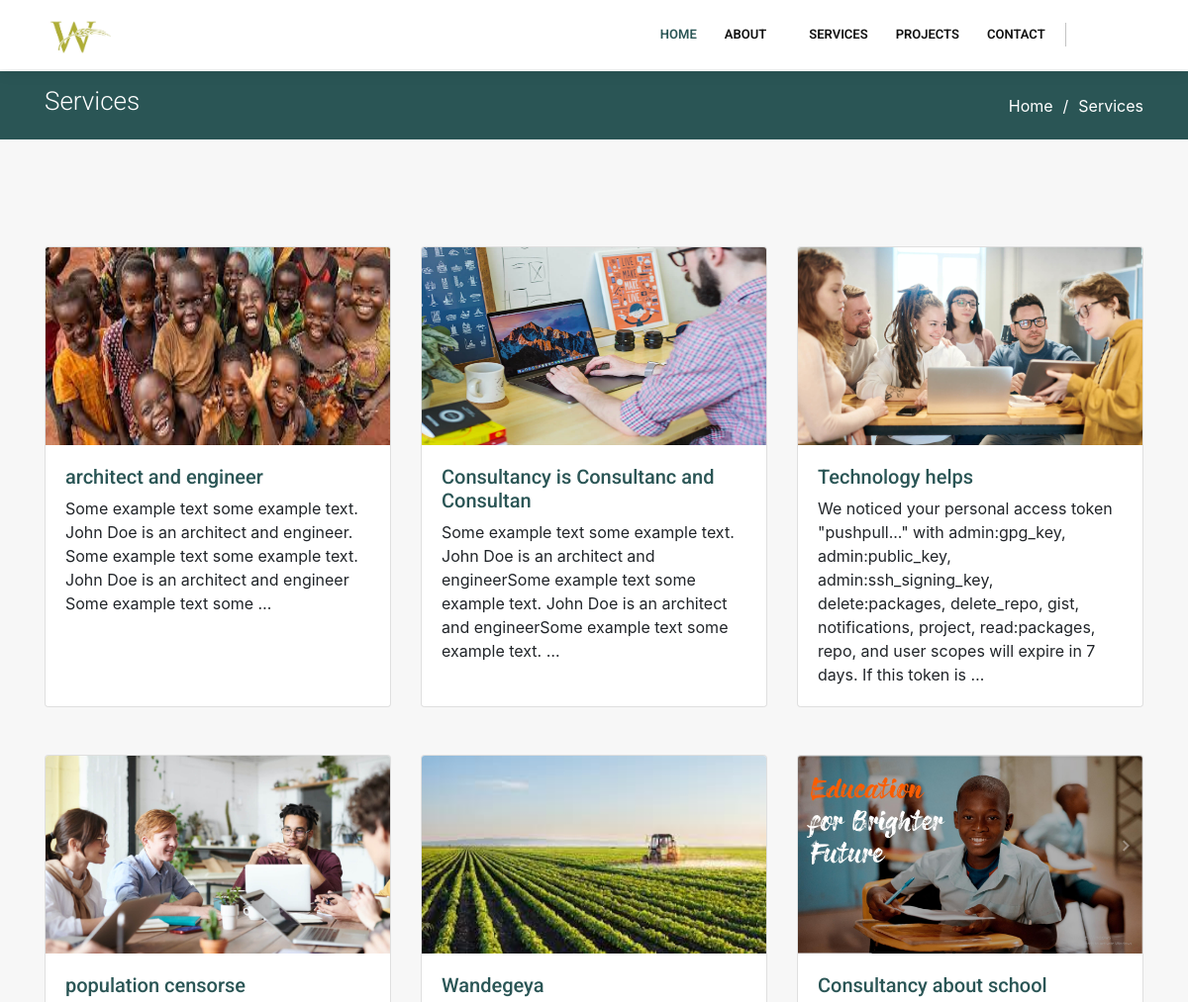
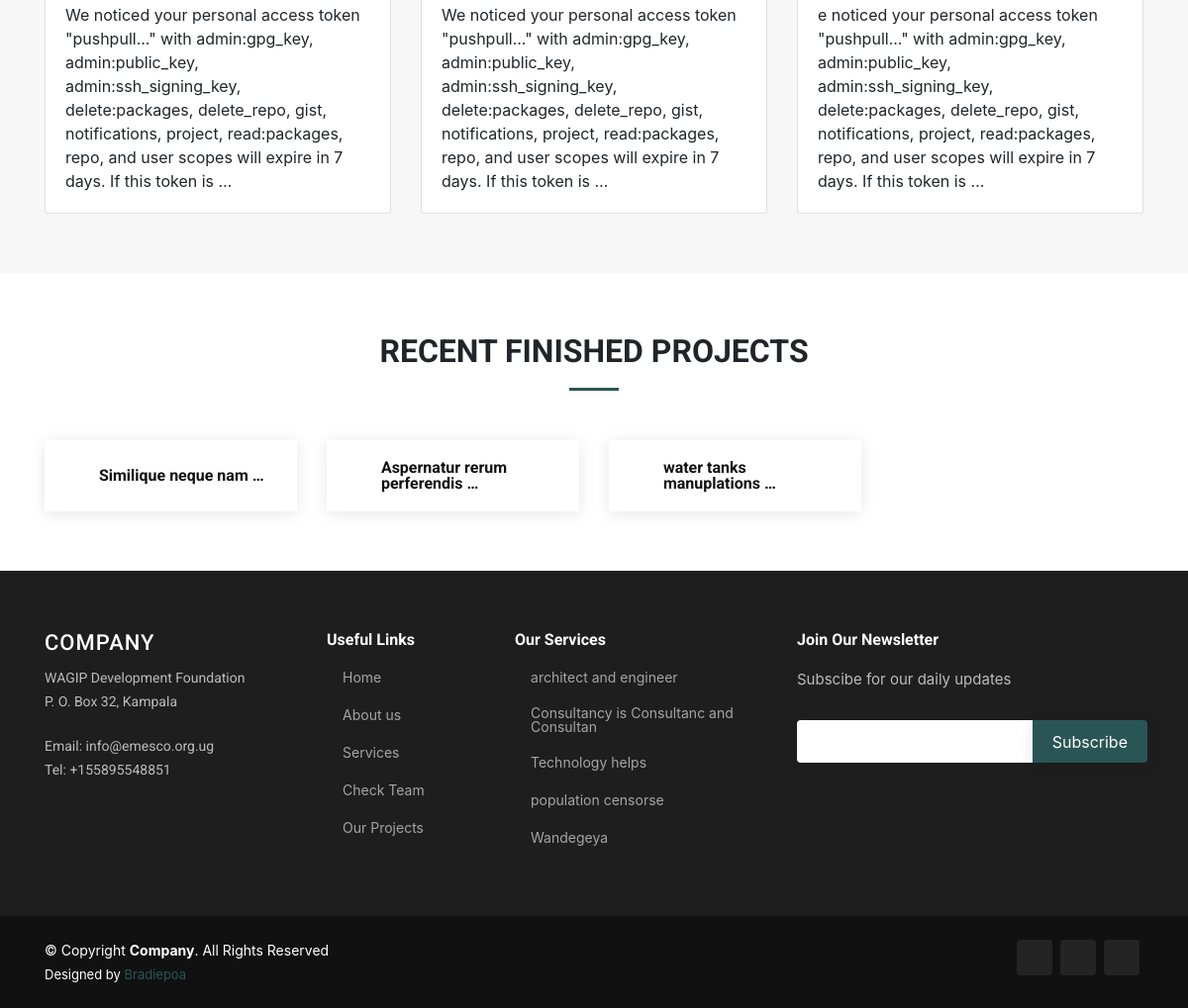
/services, run on the app's committed database (2 pictures, top to bottom).
### mainweb/models.py (models this page shows, shortened)
class Service(models.Model):
    name = models.CharField(max_length=200,unique=True)
    category = models.ForeignKey(serviceCategory, on_delete=models.CASCADE,)
    image = models.ImageField(upload_to ='services')
    description = RichTextField()
    created_by = models.CharField(max_length=200)
    is_published = models.BooleanField(default=True)
    date = models.DateField(auto_now_add=False, auto_now=False)
    date_created = models.DateField(auto_now_add=True, auto_now=False)
    laste_update = models.DateField(auto_now_add=False, auto_now=True)
    class Meta:
        verbose_name_plural = '15. Services'
    @property
    def imageURL(self):
        try:
            url = self.image.url
        except:
            url = ''
        return url

class Project(models.Model):
    STATUS_CHOICES = (
        ('finished','finished'),
        ('progress','progress'),
    )
    name = models.CharField(max_length=200)
    category = models.ForeignKey(Category, on_delete=models.CASCADE,)
    image = models.ImageField(upload_to ='projects')
    description = RichTextField()
    created_by = models.CharField(max_length=200)
    status = models.CharField(max_length=200,choices=STATUS_CHOICES)
    is_published = models.BooleanField(default=True)
    date = models.DateField(auto_now_add=False, auto_now=False)
    date_created = models.DateField(auto_now_add=True, auto_now=False)
    laste_update = models.DateField(auto_now_add=False, auto_now=True)
    class Meta:
        verbose_name_plural = '17. Project'

class Location(models.Model):
    Company_name = models.CharField(max_length=200,unique=True)
    P_o_box_no = models.CharField(max_length=200,unique=True)
    date_created = models.DateField(auto_now_add=True, auto_now=False)
    laste_update = models.DateField(auto_now_add=False, auto_now=True)
    class Meta:
        verbose_name_plural = '03. Location'

class Email(models.Model):
    email= models.EmailField(unique=True)
    describe_email = models.CharField(max_length=200)
    date_created = models.DateField(auto_now_add=True, auto_now=False)
    laste_update = models.DateField(auto_now_add=False, auto_now=True)
    class Meta:
        verbose_name_plural = '02. Emails'

class OfficePhone(models.Model):
    Phone_number= models.CharField(max_length=13, unique=True)
    describe_Phone_number = models.CharField(max_length=200)
    date_created = models.DateField(auto_now_add=True, auto_now=False)
    laste_update = models.DateField(auto_now_add=False, auto_now=True)
    class Meta:
        verbose_name_plural = '01. Office Phone'

### mainweb/views.py (the view)
# urls.py: path('services', views.Services_view, name='servicespage'),
def Services_view(request):
	querryset = Service.objects.order_by('-date').filter(is_published=True)
	projects = Project.objects.order_by('-date').filter(status='finished')
	locate = Location.objects.all().order_by('-date_created')
	emailz = Email.objects.all().order_by('-date_created')
	phones = OfficePhone.objects.all().order_by('-date_created')
	context = {'querryset':querryset,"projects":projects,'querryset':querryset,'locate':locate,'emailz':emailz,'phones':phones}
	return render(request, 'mainweb/services.html',context)

### mainweb/templates/mainweb/services.html
{% extends 'mainweb/main.html' %}
{% load static %}
{% block content %}
<main id="main">
    <section id="breadcrumbs" class="breadcrumbs">
      <div class="container">
        <div class="d-flex justify-content-between align-items-center">
          <h2>Services</h2>
          <ol>
            <li><a href="">Home</a></li>
            <li>Services</li>
          </ol>
        </div>
      </div>
    </section>
  <section id="services" class="services section-bg">
  <div class="container" data-aos="fade-up">
    <div class="row">
    {% for service in querryset %}
    <div class="col-lg-4 d-flex align-items-stretch pt-5" data-aos="zoom-in" data-aos-delay="100">
      <div class="card">
        <img style="height :200px" class="card-img-top" src="{{service.imageURL}}" alt="Card image" style="width:100%">
        <div class="card-body">
          <h5 class="entry-title">
            <a class=" card-title stretched-link" href="{% url 'mainweb:service' service.id %}">{{service.name}}</a>
          </h5>
          <p class="card-text">{{service.description|truncatewords:30}}</p>
        </div>
      </div>
    </div>
    {% endfor %}
    </div>
  </div>
    </section>
    <section id="features" class="features">
      <div class="container" data-aos="fade-up">
        <div class="section-title">
          <h2>Recent Finished Projects</h2>
        </div>
        <div class="row">
          {% for project in projects|slice:":12" %}
          <div class="col-lg-3 col-md-4">
            <div class="icon-box">
              <i class="ri-store-line" style="color: #32312e;"></i>
              <h3><a href="{% url 'mainweb:project' project.id %}">{{project.name|truncatewords:3}}</a></h3>
            </div>
          </div>
          {% endfor %}
        </div>
      </div>
    </section>
</main>
{% endblock content %}

### mainweb/templates/mainweb/footer.html
  <footer id="footer">
    <div class="footer-top">
      <div class="container">
        <div class="row">
          <div class="col-lg-3 col-md-6 footer-contact">
            <h3>Company</h3>
          {% for location in locate|slice:":1" %}
            <p>{{ location.Company_name }}</p>
            <p>{{ location.P_o_box_no }} </p>
          {% endfor %}
          <br>
          {% for emails in emailz|slice:":1" %}
            <p>Email: {{emails.email}}</p>
          {% endfor %}
          {% for phone in phones|slice:":1" %}
           <p>Tel: {{phone.Phone_number}}</p>
          {% endfor %}
          </div>
          <div class="col-lg-2 col-md-6 footer-links">
            <h4>Useful Links</h4>
            <ul>
              <li><i class="bx bx-chevron-right"></i> <a href="/">Home</a></li>
              <li><i class="bx bx-chevron-right"></i> <a href="{% url 'mainweb:aboutpage' %}">About us</a></li>
              <li><i class="bx bx-chevron-right"></i> <a href="{% url 'mainweb:servicespage' %}">Services</a></li>
              <li><i class="bx bx-chevron-right"></i> <a href="{% url 'mainweb:teampage' %}">Check Team</a></li>
              <li><i class="bx bx-chevron-right"></i> <a href="#">Our Projects</a></li>
            </ul>
          </div>
          <div class="col-lg-3 col-md-6 footer-links">
            <h4>Our Services</h4>
            <ul>
              {% for serv in querryset|slice:"5" %}
              <li><i class="bx bx-chevron-right"></i> <a href="{% url 'mainweb:service' serv.id %}">{{serv.name}}</a></li>
              {% endfor %}
            </ul>
          </div>
          <div class="col-lg-4 col-md-6 footer-newsletter">
            <h4>Join Our Newsletter</h4>
            <p>Subscibe for our daily updates</p>
            <form action="" method="">
              <input type="email" name="email"><input type="submit" value="Subscribe">
            </form>
          </div>
        </div>
      </div>
    </div>
    <div class="container d-md-flex py-4">
      <div class="mr-md-auto text-center text-md-left">
        <div class="copyright">
          &copy; Copyright <strong><span>Company</span></strong>. All Rights Reserved
        </div>
        <div class="credits">
          Designed by <a href="">Bradiepoa</a>
        </div>
      </div>
      <div class="social-links text-center text-md-right pt-3 pt-md-0">
        <a href="#" class="twitter"><i class="bx bxl-twitter"></i></a>
        <a href="#" class="instagram"><i class="bx bxl-instagram"></i></a>
        <a href="#" class="linkedin"><i class="bx bxl-linkedin"></i></a>
      </div>
    </div>
  </footer>

### static/assets/css/style.css (style rules this page uses)
a { color: rgb(42, 85, 85); }
h1, h2, h3, h4, h5, h6 { font-family: "Roboto", sans-serif; }
section { padding: 60px 0; overflow: hidden; }
.section-bg { background-color: #f7f7f7; }
.section-title { text-align: center; padding-bottom: 30px; }
.section-title h2 { font-size: 32px; font-weight: bold; text-transform: uppercase; margin-bottom: 20px; padding-bottom: 20px; position: relative; }
.section-title h2::after { content: ''; position: absolute; display: block; width: 50px; height: 3px; background: rgb(42, 85, 85); bottom: 0; left: calc(50% - 25px); }
.breadcrumbs { padding: 15px 0; background: rgb(42, 85, 85); min-height: 40px; margin-top: 72px; }
.breadcrumbs h2 { font-size: 26px; font-weight: 300; color: #fff; }
.breadcrumbs ol { display: flex; flex-wrap: wrap; list-style: none; padding: 0; margin: 0; color: #fff; }
.breadcrumbs ol a { color: #fff; }
.breadcrumbs ol li + li { padding-left: 10px; }
.breadcrumbs ol li + li::before { display: inline-block; padding-right: 10px; color: #fff; content: "/"; }
.features .icon-box { display: flex; align-items: center; padding: 20px; background: #fff; box-shadow: 0px 2px 15px rgba(0, 0, 0, 0.1); transition: ease-in-out 0.3s; }
.features .icon-box i { font-size: 32px; padding-right: 10px; line-height: 1; }
.features .icon-box h3 { font-weight: 700; margin: 0; padding: 0; line-height: 1; font-size: 16px; }
.features .icon-box h3 a { color: #111; transition: ease-in-out 0.3s; }
#footer { color: #fff; font-size: 14px; background: #111; }
#footer .footer-top { padding: 60px 0 30px 0; background: #1e1e1e; }
#footer .footer-top .footer-contact { margin-bottom: 30px; }
#footer .footer-top .footer-contact h3 { font-size: 22px; margin: 0 0 10px 0; padding: 2px 0 2px 0; line-height: 1; font-weight: 500; letter-spacing: 1px; text-transform: uppercase; color: #fff; }
#footer .footer-top .footer-contact p { font-size: 14px; line-height: 24px; margin-bottom: 0; font-family: "Roboto", sans-serif; color: rgba(255, 255, 255, 0.7); }
#footer .footer-top h4 { font-size: 16px; font-weight: bold; color: #fff; position: relative; padding-bottom: 12px; }
#footer .footer-top .footer-links { margin-bottom: 30px; }
#footer .footer-top .footer-links ul { list-style: none; padding: 0; margin: 0; }
#footer .footer-top .footer-links ul i { padding-right: 2px; color: rgb(42, 85, 85); font-size: 18px; line-height: 1; }
#footer .footer-top .footer-links ul li { padding: 10px 0; display: flex; align-items: center; }
#footer .footer-top .footer-links ul li:first-child { padding-top: 0; }
#footer .footer-top .footer-links ul a { color: rgba(255, 255, 255, 0.6); transition: 0.3s; display: inline-block; line-height: 1; }
#footer .footer-newsletter { font-size: 15px; color: rgba(255, 255, 255, 0.7); }
#footer .footer-newsletter h4 { font-size: 16px; font-weight: bold; color: #fff; position: relative; padding-bottom: 12px; }
#footer .footer-newsletter form { margin-top: 30px; background: #fff; padding: 6px 10px; position: relative; border-radius: 4px 0 0 4px; text-align: left; }
#footer .footer-newsletter form input[type="email"] { border: 0; padding: 4px 8px; width: calc(100% - 100px); }
#footer .footer-newsletter form input[type="submit"] { position: absolute; top: 0; right: -4px; bottom: 0; border: 0; background: none; font-size: 16px; padding: 0 20px; background: rgb(42, 85, 85); color: #fff; transition: 0.3s; border-radius: 0 4px 4px 0; box-shadow: 0px 2px 15px rgba(0, 0, 0, 0.1); }
#footer .credits { padding-top: 5px; font-size: 13px; color: #fff; }
#footer .social-links a { font-size: 18px; display: inline-block; background: rgba(255, 255, 255, 0.08); color: #fff; line-height: 1; padding: 8px 0; margin-right: 4px; border-radius: 4px; text-align: center; width: 36px; height: 36px; transition: 0.3s; }

### data on the page
Service: imageURL (picture), name "architect and engineer", description "Some example text some example text. John Doe is an architect and engineer. Some example text some example text. John Doe is an architect and engineer Some example text some …"
Service: imageURL (picture), name "Consultancy is Consultanc and Consultan", description "Some example text some example text. John Doe is an architect and engineerSome example text some example text. John Doe is an architect and engineerSome example text some example text. …"
Service: imageURL (picture), name "Technology helps", description "We noticed your personal access token \"pushpull...\" with admin:gpg_key, admin:public_key, admin:ssh_signing_key, delete:packages, delete_repo, gist, notifications, project, read:packages, repo, and user scopes will expire in 7 days. If this token is …"
Service: imageURL (picture), name "population censorse", description "We noticed your personal access token \"pushpull...\" with admin:gpg_key, admin:public_key, admin:ssh_signing_key, delete:packages, delete_repo, gist, notifications, project, read:packages, repo, and user scopes will expire in 7 days. If this token is …"
Service: imageURL (picture), name "Wandegeya", description "We noticed your personal access token \"pushpull...\" with admin:gpg_key, admin:public_key, admin:ssh_signing_key, delete:packages, delete_repo, gist, notifications, project, read:packages, repo, and user scopes will expire in 7 days. If this token is …"
Service: imageURL (picture), name "Consultancy about school", description "e noticed your personal access token \"pushpull...\" with admin:gpg_key, admin:public_key, admin:ssh_signing_key, delete:packages, delete_repo, gist, notifications, project, read:packages, repo, and user scopes will expire in 7 days. If this token is …"
Project: name "Similique neque nam …"
Project: name "Aspernatur rerum perferendis …"
Project: name "water tanks manuplations …"
Location: Company_name "WAGIP Development Foundation", P_o_box_no "P. O. Box 32, Kampala"
Email: email "info@emesco.org.ug"
OfficePhone: Phone_number "+155895548851"
